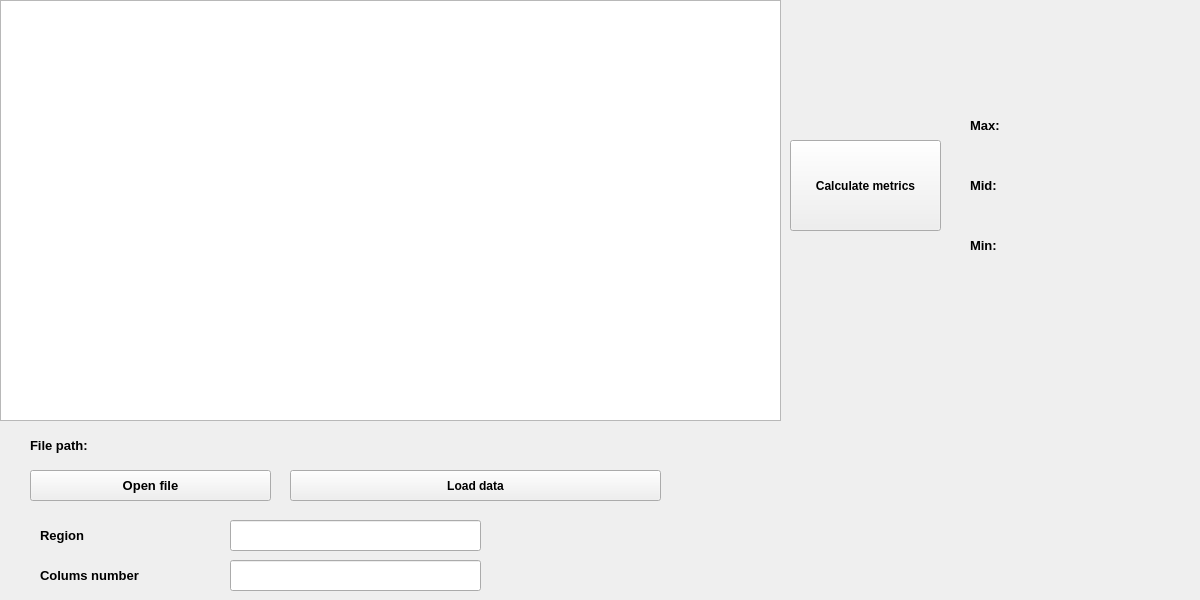
<?xml version="1.0" encoding="UTF-8"?>
<ui version="4.0">
 <class>MainWindow</class>
 <widget class="QMainWindow" name="MainWindow">
  <property name="enabled">
   <bool>true</bool>
  </property>
  <property name="geometry">
   <rect>
    <x>0</x>
    <y>0</y>
    <width>1200</width>
    <height>600</height>
   </rect>
  </property>
  <property name="minimumSize">
   <size>
    <width>1200</width>
    <height>600</height>
   </size>
  </property>
  <property name="maximumSize">
   <size>
    <width>1200</width>
    <height>600</height>
   </size>
  </property>
  <property name="font">
   <font>
    <bold>true</bold>
   </font>
  </property>
  <property name="windowTitle">
   <string>csv_worker</string>
  </property>
  <widget class="QWidget" name="centralwidget">
   <widget class="QLabel" name="lbl_path_name">
    <property name="geometry">
     <rect>
      <x>30</x>
      <y>430</y>
      <width>71</width>
      <height>31</height>
     </rect>
    </property>
    <property name="font">
     <font>
      <pointsize>10</pointsize>
      <bold>true</bold>
     </font>
    </property>
    <property name="text">
     <string>File path:</string>
    </property>
   </widget>
   <widget class="QPushButton" name="pbt_open_file">
    <property name="geometry">
     <rect>
      <x>30</x>
      <y>470</y>
      <width>241</width>
      <height>31</height>
     </rect>
    </property>
    <property name="font">
     <font>
      <pointsize>10</pointsize>
      <bold>true</bold>
     </font>
    </property>
    <property name="text">
     <string>Open file</string>
    </property>
   </widget>
   <widget class="QPushButton" name="btn_load_data">
    <property name="geometry">
     <rect>
      <x>290</x>
      <y>470</y>
      <width>371</width>
      <height>31</height>
     </rect>
    </property>
    <property name="font">
     <font>
      <pointsize>9</pointsize>
      <bold>true</bold>
     </font>
    </property>
    <property name="text">
     <string>Load data</string>
    </property>
   </widget>
   <widget class="QPushButton" name="btn_calc_metrics">
    <property name="geometry">
     <rect>
      <x>790</x>
      <y>140</y>
      <width>151</width>
      <height>91</height>
     </rect>
    </property>
    <property name="font">
     <font>
      <pointsize>9</pointsize>
      <bold>true</bold>
     </font>
    </property>
    <property name="text">
     <string>Calculate metrics</string>
    </property>
   </widget>
   <widget class="QLineEdit" name="line_region">
    <property name="geometry">
     <rect>
      <x>230</x>
      <y>520</y>
      <width>251</width>
      <height>31</height>
     </rect>
    </property>
   </widget>
   <widget class="QLabel" name="lbl_region">
    <property name="geometry">
     <rect>
      <x>40</x>
      <y>510</y>
      <width>131</width>
      <height>51</height>
     </rect>
    </property>
    <property name="font">
     <font>
      <family>MS Shell Dlg 2</family>
      <pointsize>10</pointsize>
      <bold>true</bold>
     </font>
    </property>
    <property name="text">
     <string>Region</string>
    </property>
   </widget>
   <widget class="QLineEdit" name="line_cols_num">
    <property name="geometry">
     <rect>
      <x>230</x>
      <y>560</y>
      <width>251</width>
      <height>31</height>
     </rect>
    </property>
   </widget>
   <widget class="QLabel" name="lbl_col_ind">
    <property name="geometry">
     <rect>
      <x>40</x>
      <y>550</y>
      <width>171</width>
      <height>51</height>
     </rect>
    </property>
    <property name="font">
     <font>
      <family>MS Shell Dlg 2</family>
      <pointsize>10</pointsize>
      <bold>true</bold>
     </font>
    </property>
    <property name="text">
     <string>Colums number</string>
    </property>
   </widget>
   <widget class="QTableWidget" name="tableWidget">
    <property name="geometry">
     <rect>
      <x>0</x>
      <y>0</y>
      <width>781</width>
      <height>421</height>
     </rect>
    </property>
   </widget>
   <widget class="QLabel" name="lbl_path">
    <property name="geometry">
     <rect>
      <x>110</x>
      <y>430</y>
      <width>251</width>
      <height>31</height>
     </rect>
    </property>
    <property name="font">
     <font>
      <pointsize>8</pointsize>
      <bold>true</bold>
     </font>
    </property>
    <property name="text">
     <string/>
    </property>
   </widget>
   <widget class="QLabel" name="lbl_max">
    <property name="geometry">
     <rect>
      <x>970</x>
      <y>110</y>
      <width>81</width>
      <height>31</height>
     </rect>
    </property>
    <property name="font">
     <font>
      <pointsize>10</pointsize>
      <bold>true</bold>
     </font>
    </property>
    <property name="text">
     <string>Max:</string>
    </property>
   </widget>
   <widget class="QLabel" name="lbl_med">
    <property name="geometry">
     <rect>
      <x>970</x>
      <y>170</y>
      <width>81</width>
      <height>31</height>
     </rect>
    </property>
    <property name="font">
     <font>
      <pointsize>10</pointsize>
      <bold>true</bold>
     </font>
    </property>
    <property name="text">
     <string>Mid:</string>
    </property>
   </widget>
   <widget class="QLabel" name="lbl_min">
    <property name="geometry">
     <rect>
      <x>970</x>
      <y>230</y>
      <width>81</width>
      <height>31</height>
     </rect>
    </property>
    <property name="font">
     <font>
      <pointsize>10</pointsize>
      <bold>true</bold>
     </font>
    </property>
    <property name="text">
     <string>Min:</string>
    </property>
   </widget>
   <widget class="QLabel" name="lbl_max_res">
    <property name="geometry">
     <rect>
      <x>1060</x>
      <y>110</y>
      <width>121</width>
      <height>31</height>
     </rect>
    </property>
    <property name="text">
     <string/>
    </property>
   </widget>
   <widget class="QLabel" name="lbl_mid_res">
    <property name="geometry">
     <rect>
      <x>1060</x>
      <y>170</y>
      <width>121</width>
      <height>31</height>
     </rect>
    </property>
    <property name="text">
     <string/>
    </property>
   </widget>
   <widget class="QLabel" name="lbl_min_res">
    <property name="geometry">
     <rect>
      <x>1060</x>
      <y>230</y>
      <width>121</width>
      <height>31</height>
     </rect>
    </property>
    <property name="text">
     <string/>
    </property>
   </widget>
   <widget class="QLabel" name="label">
    <property name="geometry">
     <rect>
      <x>640</x>
      <y>250</y>
      <width>571</width>
      <height>531</height>
     </rect>
    </property>
    <property name="text">
     <string/>
    </property>
    <property name="pixmap">
     <pixmap>C:/Users/vsevo/Downloads/fa4fd3c8a1aa2a9.png</pixmap>
    </property>
   </widget>
  </widget>
 </widget>
 <resources/>
 <connections/>
</ui>
